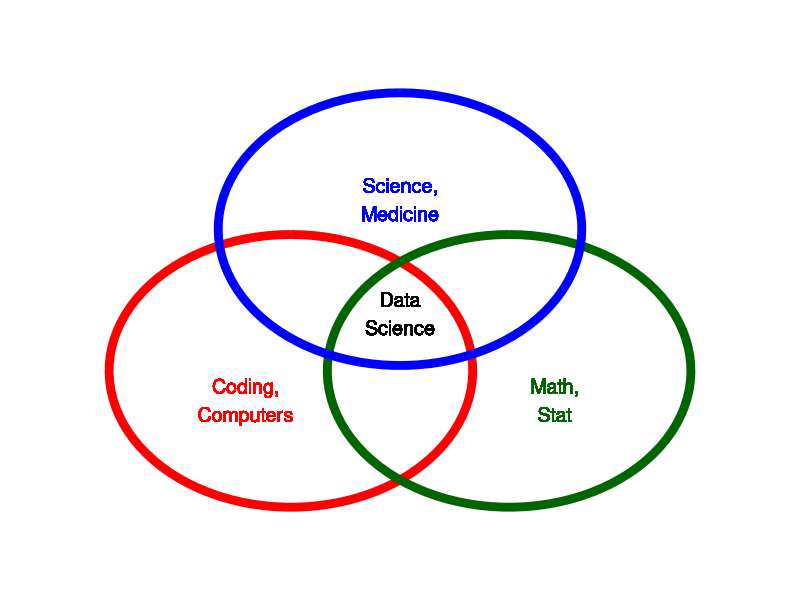
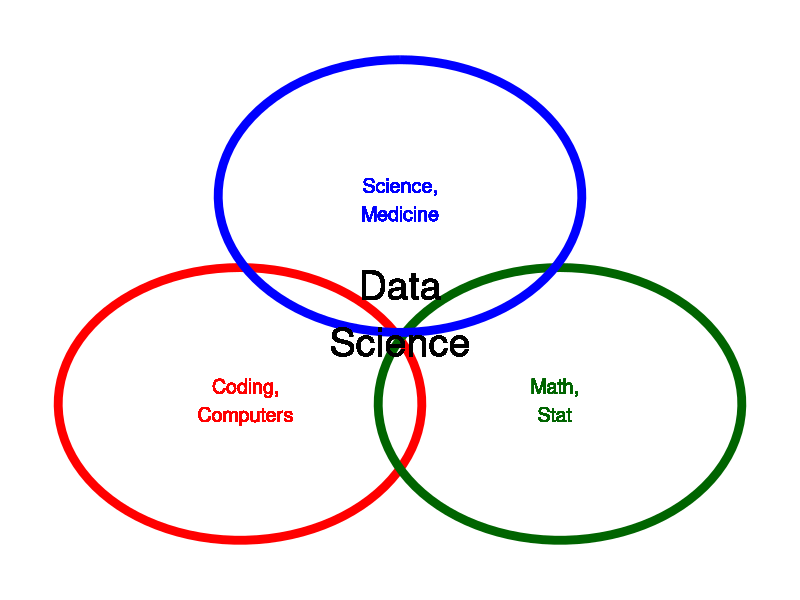

These figures' R source, in order:
## ---- chunk 1
#| label: dark-side-01
#| echo: false

library(dplyr)
library(ggplot2)
library(magrittr)
## ---- chunk 2
#| label: dark-side-02
#| fig.width: 5
#| fig.height: 5
#| echo: false

o <- 0.6
v <- 0.85
draw_circles <- function() {
  dx <- 1
  dy <- 0.866
  i <- seq(0, 2*pi, length=100)
  circle <- data.frame(x=sin(i), y=cos(i))
  circle %>%
    mutate(g=1) %>%
    mutate(x=x-o*dx) %>%
    mutate(y=y-o*dy) -> circle1
  circle %>%
    mutate(g=2) %>%
    mutate(x=x+o*dx) %>%
    mutate(y=y-o*dy) -> circle2
  circle %>%
    mutate(g=3) %>%
    mutate(y=y+o*dy) -> circle3

  circle1 %>%
    bind_rows(circle2) %>%
    bind_rows(circle3) %>%
    ggplot(aes(x, y, group=g)) + 
      geom_path(color=rep(c("red", "darkgreen", "blue"), each=100), size=3) +
      geom_text(x=v*dx, y=-v*dy, size=5, label="Math,\nStat", color="darkgreen") +
      geom_text(x=-v*dx, y=-v*dy, size=5, label="Coding,\nComputers", color="red") +
      geom_text(x=0, y=v*dy, size=5, label="Science,\nMedicine", color="blue") +
      expand_limits(x=c(-(dx+1),(dx+1))) +
      expand_limits(y=c(-(dx+1),(dx+1))) +
      theme_void()
}
o <- 0.6
v <- 0.85
draw_circles() + geom_text(x=0, y=-0.1, label="Data\nScience", size=5)
## ---- chunk 3
#| label: dark-side-03
#| fig.width: 5
#| fig.height: 5
#| echo: false

o <- 0.88
draw_circles() + geom_text(x=0, y=-0.1, label="Data\nScience", size=10)
